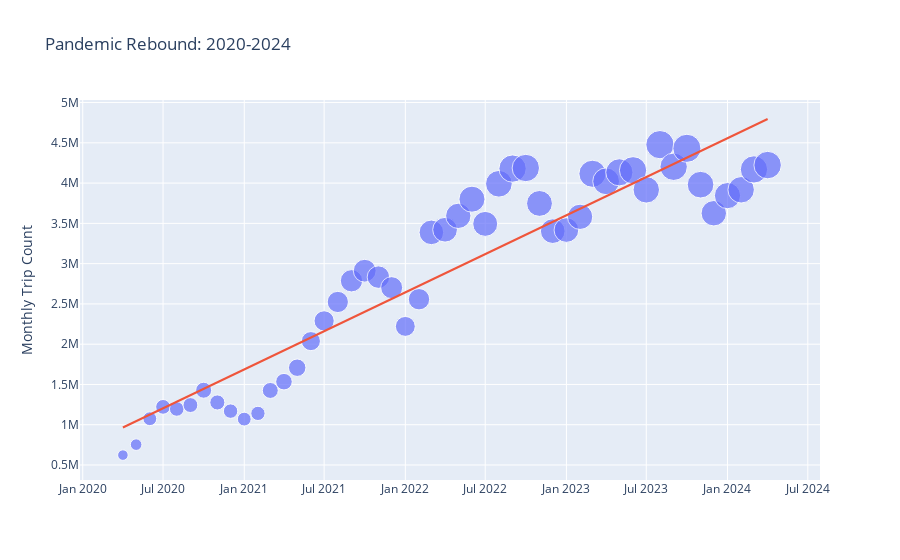

The notebook cell saved with this chart:
### Code cell
#Pandemic Rebound 
trips_month['Datetime']= trips_month['Year'].astype(str) + trips_month['Month'].astype(str)
trips_month['Datetime'] = pd.to_datetime(trips_month['Datetime'], format = '%Y%m')
trips_month[trips_month['Datetime'] > '2020-03-01'].head(2)
reg = trips_month[trips_month['Datetime'] > '2020-03-01']
regols = LinearRegression()
regols.fit(reg[['Datetime']],reg['Trip Count'])
print(regols.intercept_)
print(regols.coef_)
reg
reg_scat = px.scatter(reg,
                         x="Datetime", 
                         y="Trip Count",
                         labels={"Datetime":"","Trip Count":"Monthly Trip Count"},
                         trendline="ols", trendline_scope="overall",
                      size = 'Trip Count',
                         title = "Pandemic Rebound: 2020-2024")
reg_scat.update_layout(showlegend=False)
reg_scat.show()
reg_scat.write_image("images/reg_scat.png")
reg_scat.write_image("images/reg_scat.svg")
